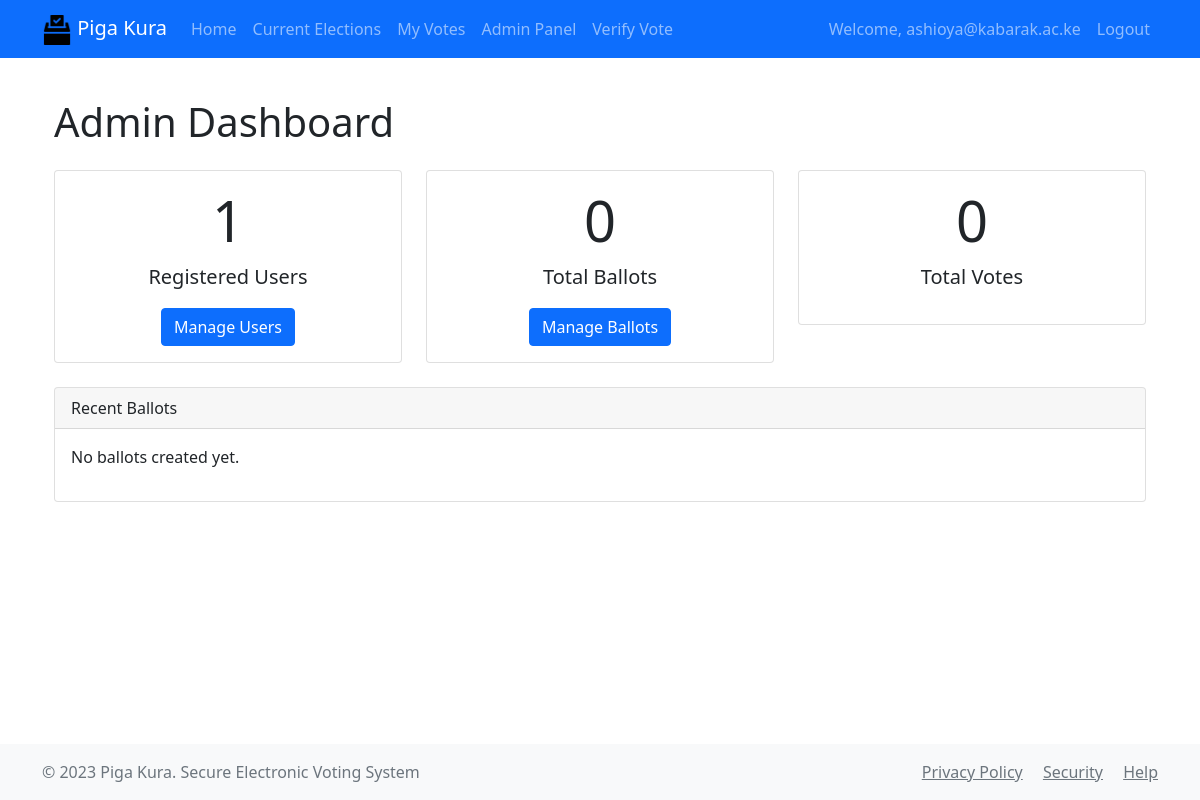
The app's page /admin/dashboard (signed in), older data.
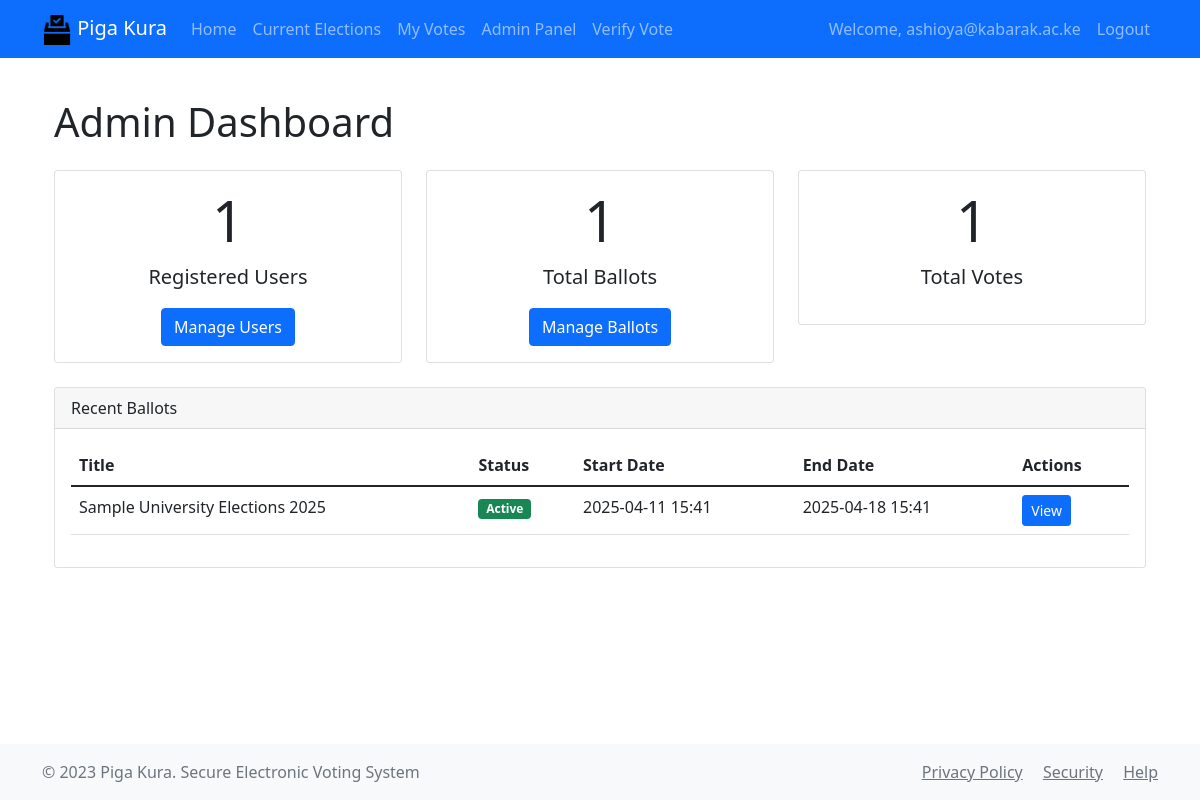
The same page, newer data.
### app/models/user.py (models this page shows, shortened)
class User(UserMixin, db.Model):
    id = db.Column(db.Integer, primary_key=True)
    email = db.Column(db.String(120), unique=True, nullable=False)
    voter_id = db.Column(db.String(50), unique=True, nullable=False)
    password_hash = db.Column(db.String(128))
    is_admin = db.Column(db.Boolean, default=False)
    is_official = db.Column(db.Boolean, default=False)
    is_verified = db.Column(db.Boolean, default=False)
    created_at = db.Column(db.DateTime, default=datetime.utcnow)

### app/models/ballot.py (models this page shows, shortened)
class Ballot(db.Model):
    id = db.Column(db.Integer, primary_key=True)
    title = db.Column(db.String(200), nullable=False)
    description = db.Column(db.Text)
    start_date = db.Column(db.DateTime, nullable=False)
    end_date = db.Column(db.DateTime, nullable=False)
    is_active = db.Column(db.Boolean, default=True)
    created_at = db.Column(db.DateTime, default=datetime.utcnow)
    candidates = db.relationship('Candidate', backref='ballot', lazy=True)
    votes = db.relationship('Vote', backref='ballot', lazy=True)
    ballot_type = db.Column(db.String(50), nullable=False)  # national, county, special
    verification_key = db.Column(db.String(64), unique=True)
    min_voters = db.Column(db.Integer, default=0)
    max_voters = db.Column(db.Integer)
    requires_verification = db.Column(db.Boolean, default=True)
    verification_method = db.Column(db.String(50))  # id, biometric, token
    audit_trail = db.relationship('AuditLog', backref='ballot', lazy=True)
    @property
    def is_ongoing(self):
        now = datetime.utcnow()
        return self.start_date <= now <= self.end_date and self.is_active

### app/routes/admin.py (the view)
@admin_bp.route('/dashboard')
@login_required
@admin_required
def dashboard():
    ballots = Ballot.query.order_by(Ballot.created_at.desc()).all()
    user_count = User.query.count()
    vote_count = Vote.query.count()
    return render_template('admin/dashboard.html',
                          ballots=ballots,
                          user_count=user_count,
                          vote_count=vote_count)

### app/routes/admin.py (called while the page is built)
def admin_required(f):
    @wraps(f)
    def decorated_function(*args, **kwargs):
        if not current_user.is_authenticated or not current_user.is_admin:
            flash('Admin privileges required', 'danger')
            return redirect(url_for('main.index'))
        return f(*args, **kwargs)
    return decorated_function

### app/templates/admin/dashboard.html (shortened to what this page needs)
{% extends "base.html" %}
{% block content %}
<div class="container">
    <h1 class="mb-4">Admin Dashboard</h1>
    <div class="row">
        <div class="col-md-4 mb-4">
            <div class="card text-center">
                <div class="card-body">
                    <h2 class="display-4">{{ user_count }}</h2>
                    <p class="lead">Registered Users</p>
                    <a href="{{ url_for('admin.users') }}" class="btn btn-primary">Manage Users</a>
                </div>
            </div>
        </div>
        <div class="col-md-4 mb-4">
            <div class="card text-center">
                <div class="card-body">
                    <h2 class="display-4">{{ ballots|length }}</h2>
                    <p class="lead">Total Ballots</p>
                    <a href="{{ url_for('admin.ballots') }}" class="btn btn-primary">Manage Ballots</a>
                </div>
            </div>
        </div>
        <div class="col-md-4 mb-4">
            <div class="card text-center">
                <div class="card-body">
                    <h2 class="display-4">{{ vote_count }}</h2>
                    <p class="lead">Total Votes</p>
                </div>
            </div>
        </div>
    </div>
    <div class="card">
        <div class="card-header">
            Recent Ballots
        </div>
        <div class="card-body">
            {% if ballots %}
            <div class="table-responsive">
                <table class="table">
                    <thead>
                        <tr>
                            <th>Title</th>
                            <th>Status</th>
                            <th>Start Date</th>
                            <th>End Date</th>
                            <th>Actions</th>
                        </tr>
                    </thead>
                    <tbody>
                        {% for ballot in ballots %}
                        <tr>
                            <td>{{ ballot.title }}</td>
                            <td>
                                {% if ballot.is_ongoing %}
                                <span class="badge bg-success">Active</span>
                                {% else %}
                                <span class="badge bg-secondary">Inactive</span>
                                {% endif %}
                            </td>
                            <td>{{ ballot.start_date.strftime('%Y-%m-%d %H:%M') }}</td>
                            <td>{{ ballot.end_date.strftime('%Y-%m-%d %H:%M') }}</td>
                            <td>
                                <a href="#" class="btn btn-sm btn-primary">View</a>
                            </td>
                        </tr>
                        {% endfor %}
                    </tbody>
                </table>
            </div>
            {% else %}
            <p>No ballots created yet.</p>
            {% endif %}
        </div>
    </div>
</div>
{% endblock %}

### app/templates/base.html (shortened to what this page needs)
<!DOCTYPE html>
<html lang="en">
<head>
    <link href="https://cdn.jsdelivr.net/npm/bootstrap@5.1.3/dist/css/bootstrap.min.css" rel="stylesheet">
    <link rel="stylesheet" href="{{ url_for('static', filename='css/style.css') }}">
</head>
<body>
    <nav class="navbar navbar-expand-lg navbar-dark bg-primary">
        <div class="container">
            <a class="navbar-brand" href="{{ url_for('main.index') }}">
                <img src="{{ url_for('static', filename='images/logo.png') }}" alt="Piga Kura" height="30">
                Piga Kura
            </a>
            <div class="collapse navbar-collapse" id="navbarNav">
                <ul class="navbar-nav me-auto">
                    <li class="nav-item">
                        <a class="nav-link" href="{{ url_for('main.index') }}">Home</a>
                    </li>
                    {% if current_user.is_authenticated %}
                        <li class="nav-item">
                            <a class="nav-link" href="{{ url_for('voter.active_ballots') }}">Current Elections</a>
                        </li>
                        <li class="nav-item">
                            <a class="nav-link" href="{{ url_for('voter.my_votes') }}">My Votes</a>
                        </li>
                        {% if current_user.is_admin %}
                        <li class="nav-item">
                            <a class="nav-link" href="{{ url_for('admin.dashboard') }}">Admin Panel</a>
                        </li>
                        {% endif %}
                    {% endif %}
                    <li class="nav-item">
                        <a class="nav-link" href="{{ url_for('main.verify_vote') }}">Verify Vote</a>
                    </li>
                </ul>
                <ul class="navbar-nav">
                    {% if current_user.is_authenticated %}
                        <li class="nav-item">
                            <span class="nav-link">Welcome, {{ current_user.email }}</span>
                        </li>
                        <li class="nav-item">
                            <a class="nav-link" href="{{ url_for('auth.logout') }}">Logout</a>
                        </li>
                    {% endif %}
                </ul>
            </div>
        </div>
    </nav>
    <main class="container my-4">
        {% block content %}{% endblock %}
    </main>
    <footer class="footer mt-auto py-3 bg-light">
        <div class="container">
            <div class="row">
                <div class="col-md-6 text-center text-md-start">
                    <span class="text-muted">&copy; 2023 Piga Kura. Secure Electronic Voting System</span>
                </div>
                <div class="col-md-6 text-center text-md-end">
                    <a href="{{ url_for('main.privacy') }}" class="text-muted me-3">Privacy Policy</a>
                    <a href="{{ url_for('main.security') }}" class="text-muted me-3">Security</a>
                    <a href="{{ url_for('main.help') }}" class="text-muted">Help</a>
                </div>
            </div>
        </div>
    </footer>
</body>
</html>

### app/static/css/style.css (style rules this page uses)
body { min-height: 100vh; display: flex; flex-direction: column; }
main { flex: 1; }

Row changes from the older to the newer data that the page shows:
added Ballot: title "Sample University Elections 2025", is_active "Active", start_date "2025-04-11 15:41", end_date "2025-04-18 15:41"
Text that changed along with them:
{{ ballots|length }}: "0" → "1"
{{ vote_count }}: "0" → "1"
text no longer shown: "No ballots created yet."
text now shown: "Title Status Start Date End Date Actions"
